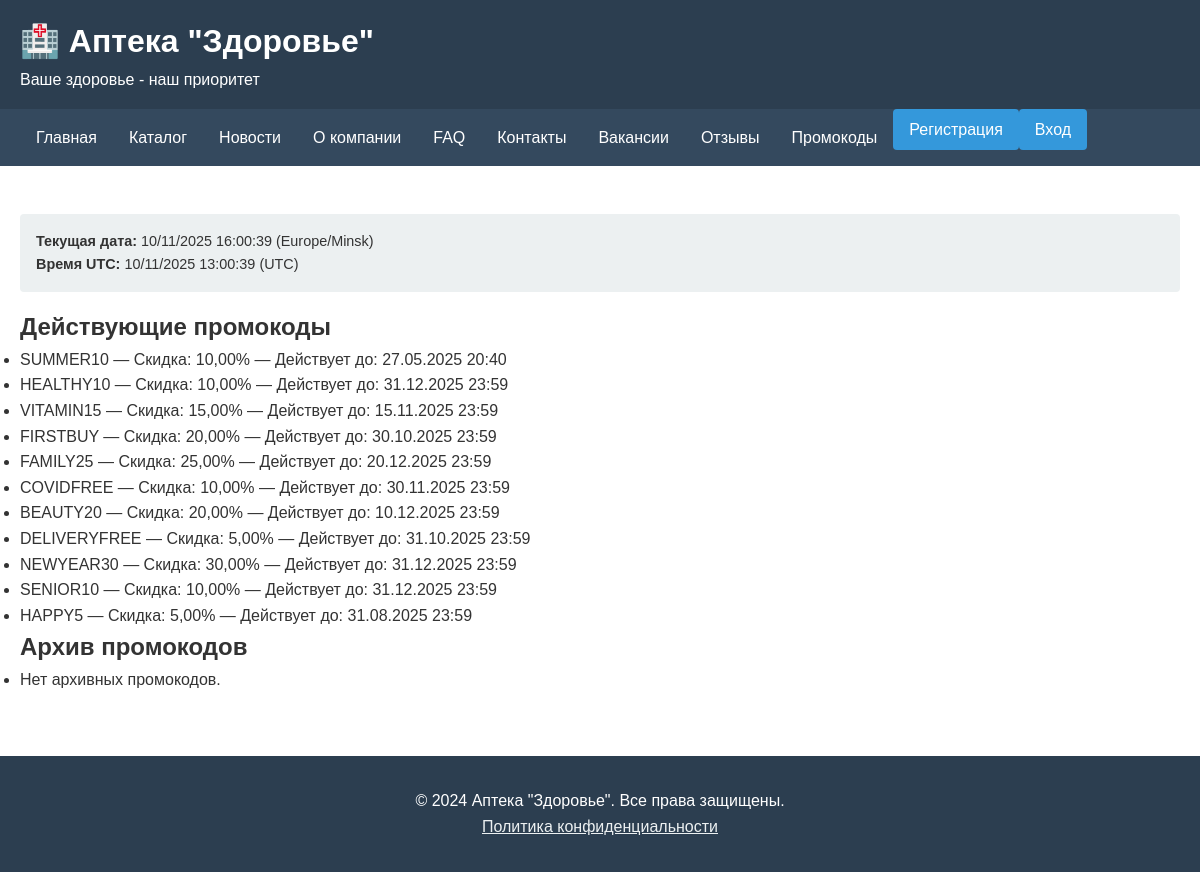
Page /promos/ on the committed database.
### core/models.py (models this page shows, shortened)
class PromoCode(models.Model):
    code = models.CharField(max_length=50, unique=True, verbose_name='Промокод')
    discount = models.DecimalField(max_digits=5, decimal_places=2, verbose_name='Скидка')
    active = models.BooleanField(default=True, verbose_name='Активен')
    expires_at = models.DateTimeField(verbose_name='Действует до', null=True, blank=True)  # новое поле
    created_at = models.DateTimeField(auto_now_add=True, verbose_name='Дата добавления')
    updated_at = models.DateTimeField(auto_now=True, verbose_name='Дата изменения')

### core/views.py (the view)
# urls.py: path('promos/', promo_list, name='promo_list'),
def promo_list(request):
    active_promos = PromoCode.objects.filter(active=True)
    archived_promos = PromoCode.objects.filter(active=False)
    now = timezone.localtime(timezone.now())
    now_utc = timezone.now().astimezone(datetime.timezone.utc)
    now_utc_minus3 = now_utc - datetime.timedelta(hours=3)
    return render(request, 'core/promo_list.html', {
        'active_promos': active_promos,
        'archived_promos': archived_promos,
        'now': now,
        'now_utc': now_utc,
        'now_utc_minus3': now_utc_minus3,
        'TIME_ZONE': timezone.get_current_timezone_name(),
    })

### core/templates/core/promo_list.html (shortened to what this page needs)
{% extends "core/base.html" %}
{% block content %}
<h2>Действующие промокоды</h2>
<ul>
    {% for promo in active_promos %}
        <li>
            {{ promo.code }} — Скидка: {{ promo.discount }}%
            {% if promo.expires_at %}
                — Действует до: {{ promo.expires_at|date:"d.m.Y H:i" }}
            {% else %}
                — Без срока действия
            {% endif %}
        </li>
    {% empty %}
        <li>Нет действующих промокодов.</li>
    {% endfor %}
</ul>
<h2>Архив промокодов</h2>
<ul>
    {% for promo in archived_promos %}
        <li>
            {{ promo.code }} — Скидка: {{ promo.discount }}%
            {% if promo.expires_at %}
                — Действовал до: {{ promo.expires_at|date:"d.m.Y H:i" }}
            {% endif %}
        </li>
    {% empty %}
        <li>Нет архивных промокодов.</li>
    {% endfor %}
</ul>
{% endblock %}

### core/templates/core/base.html (style rules this page uses)
* { margin: 0; padding: 0; box-sizing: border-box; }
body { font-family: Arial, sans-serif; line-height: 1.6; color: #333; }

### rows in the picture
PromoCode: code "SUMMER10", discount "10,00", expires_at "27.05.2025 20:40"
PromoCode: code "HEALTHY10", discount "10,00", expires_at "31.12.2025 23:59"
PromoCode: code "VITAMIN15", discount "15,00", expires_at "15.11.2025 23:59"
PromoCode: code "FIRSTBUY", discount "20,00", expires_at "30.10.2025 23:59"
PromoCode: code "FAMILY25", discount "25,00", expires_at "20.12.2025 23:59"
PromoCode: code "COVIDFREE", discount "10,00", expires_at "30.11.2025 23:59"
PromoCode: code "BEAUTY20", discount "20,00", expires_at "10.12.2025 23:59"
PromoCode: code "DELIVERYFREE", discount "5,00", expires_at "31.10.2025 23:59"
PromoCode: code "NEWYEAR30", discount "30,00", expires_at "31.12.2025 23:59"
PromoCode: code "SENIOR10", discount "10,00", expires_at "31.12.2025 23:59"
PromoCode: code "HAPPY5", discount "5,00", expires_at "31.08.2025 23:59"

### other values in the picture
{{ now|date:"d/m/Y H:i:s" }} "10/11/2025 16:00:39"
{{ TIME_ZONE }} "Europe/Minsk"
{{ now_utc_minus3|date:"d/m/Y H:i:s" }} "10/11/2025 13:00:39"
